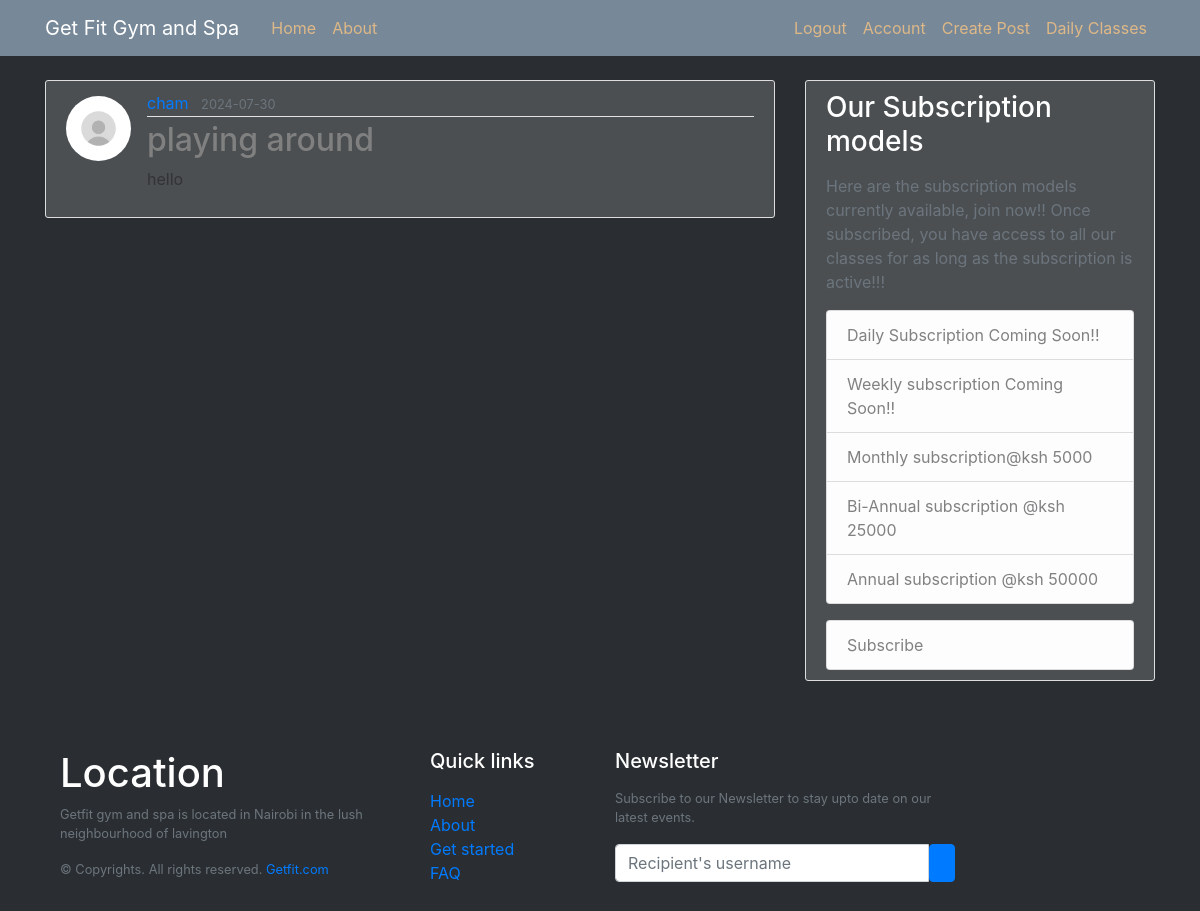
The app's page /post/1 (signed in) with its own data.
### app/models.py (models this page shows, shortened)
class User(db.Model, UserMixin):
    id = db.Column(db.Integer, primary_key=True)
    username = db.Column(db.String(20), unique=True, nullable=False)
    email = db.Column(db.String(120), unique=True, nullable=False)
    image_file = db.Column(db.String(20), nullable=False, default='default.jpg')
    password = db.Column(db.String(60), nullable=False)
    posts = db.relationship('Post', backref='author', lazy=True)
    fitness_status = db.relationship('Physical', backref='member', lazy=True)
    monthly_subscriptions = db.relationship('Monthly', backref='subscribed_monthly', lazy=True)
    annual_subscriptions = db.relationship('Annually', backref='subscribed_annually', lazy=True)
    bi_annual_subscriptions = db.relationship('BiAnnually', backref='subscribed_bi_annually', lazy=True)

class Post(db.Model):
    id = db.Column(db.Integer, primary_key=True)
    title = db.Column(db.String(100), nullable=False)
    date_posted = db.Column(db.DateTime, nullable=False, default=datetime.utcnow)
    content = db.Column(db.Text, nullable=False)
    user_id = db.Column(db.Integer, db.ForeignKey('user.id'), nullable=False)

### app/posts/routes.py (the view)
@posts.route("/post/<int:post_id>", methods=['GET', 'POST'])
@login_required
def post(post_id):
    post = Post.query.get_or_404(post_id)
    return render_template('post.html', title=post.title, post=post)

### app/models.py (called while the page is built)
@login_manager.user_loader
def load_user(user_id):
    return User.query.get(int(user_id))

### app/templates/post.html (shortened to what this page needs)
{% extends "layout.html" %}
{% block content %}
  <article class="media content-section">
    <img class="rounded-circle article-img" src="{{ url_for('static', filename='pics/' + post.author.image_file) }}">
    <div class="media-body">
      <div class="article-metadata">
        <a class="mr-2" href="#">{{ post.author.username }}</a>
        <small class="text-muted">{{ post.date_posted.strftime('%Y-%m-%d') }}</small>
      </div>
      <h2 class="article-title">{{ post.title }}</h2>
      <p class="article-content">{{ post.content }}</p>
    </div>
  </article>
{% endblock content %}

### app/static/main.css (style rules this page uses)
body { background: #2a2e32; color: #333333; margin-top: 5rem; }
h1, h2, h3, h4, h5, h6 { color: #444444; }
.content-section { background: #ffffff28; padding: 10px 20px; border: 1px solid #dddddd; border-radius: 3px; margin-bottom: 20px; }
.article-title { color: grey; }
.article-content { white-space: pre-line; }
.article-img { height: 65px; width: 65px; margin-right: 16px; }
.article-metadata { padding-bottom: 1px; margin-bottom: 4px; border-bottom: 1px solid #e3e3e3 }
img { margin-top: 5px; margin-bottom: 5px; max-width: 100%; }

### records on screen
User: image_file (placeholder picture), author.username "cham"
Post: date_posted "2024-07-30", title "playing around", content "hello"
